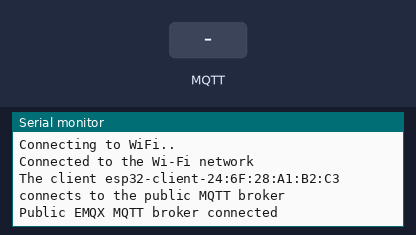
Bench run of a sketch on a simulated ESP32. Shown: the last lines printed to the serial monitor. The inputs (shaded band) are chosen by the test bench. WiFi joins after 1.5 s; servers stay silent unless stated; no MQTT or app messages arrive unless stated.

Above: at 2.7 s.
2.8 s: MQTT message "1" arrives on the first subscribed topic
At 4.0 s:
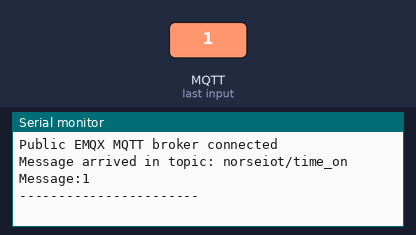
4.3 s: MQTT message "on" arrives on the first subscribed topic
At 5.4 s:
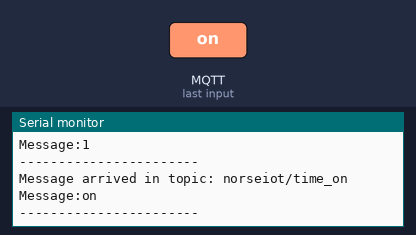
5.8 s: MQTT message "off" arrives on the first subscribed topic
At 6.5 s:
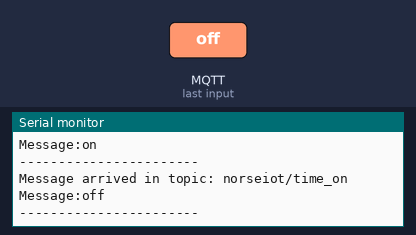

The sketch:

02-lesson-subscriber.ino
```cpp
// MQTT Door Monitor
// Zack Sargent
// July 28th, 2024

#include <WiFi.h>
#include <PubSubClient.h>
#include "arduino-secrets.h"  // https://www.andreagrandi.it/posts/how-to-safely-store-arduino-secrets/

WiFiClient espClient;
PubSubClient client(espClient);

const char *topic = "norseiot/time_on";

void setup() {
  // Set software serial baud to 115200;
  Serial.begin(115200);
  // Connecting to a WiFi network
  WiFi.begin(ssid, password);
  while (WiFi.status() != WL_CONNECTED) {
    delay(500);
    Serial.println("Connecting to WiFi..");
  }
  Serial.println("Connected to the Wi-Fi network");
  //connecting to a mqtt broker
  client.setServer(mqtt_broker, mqtt_port);
  client.setCallback(callback);
  while (!client.connected()) {
    String client_id = "esp32-client-";
    client_id += String(WiFi.macAddress());
    Serial.printf("The client %s connects to the public MQTT broker\n", client_id.c_str());
    if (client.connect(client_id.c_str())) {
      Serial.println("Public EMQX MQTT broker connected");
    } else {
      Serial.print("failed with state ");
      Serial.print(client.state());
      delay(2000);
    }
  }

  client.subscribe(topic);
}

void callback(char *topic, byte *payload, unsigned int length) {
  Serial.print("Message arrived in topic: ");
  Serial.println(topic);
  Serial.print("Message:");
  for (int i = 0; i < length; i++) {
    Serial.print((char)payload[i]);
  }
  Serial.println();
  Serial.println("-----------------------");
}

void loop() {
  client.loop();
}
```

arduino-secrets.h
```cpp
#pragma once

// WiFi
const char *ssid = "NORSEIOT2G"; // Enter your Wi-Fi name
const char *password = "YOUR_PASSWORD";  // Enter Wi-Fi password

// MQTT Broker
const char *mqtt_broker = "10.0.1.2";
const int mqtt_port = 1883;
```

Measured:
- after the input at 2.8 s, the serial monitor: prints a new line at once (image 1)
- after the input at 4.3 s, the serial monitor: prints a new line at once (image 2)
- after the input at 5.8 s, the serial monitor: prints a new line at once (image 3)
